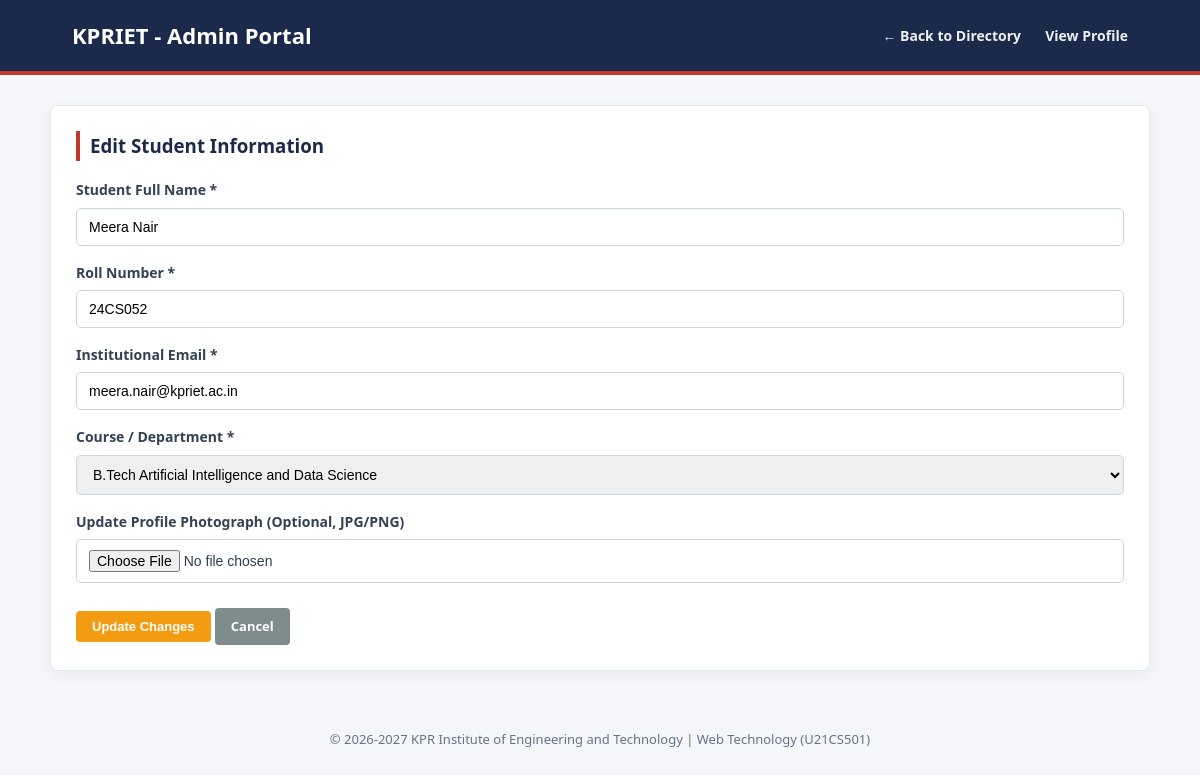
Screenshot of /edit_student.php?id=2 with the database file from the repository.
### tables this page shows
CREATE TABLE IF NOT EXISTS students (
  id INT AUTO_INCREMENT PRIMARY KEY,
  name VARCHAR(100) NOT NULL,
  roll_no VARCHAR(30) NOT NULL UNIQUE,
  email VARCHAR(100) NOT NULL UNIQUE,
  course VARCHAR(100) NOT NULL,
  created_at TIMESTAMP DEFAULT CURRENT_TIMESTAMP
);

### edit_student.php (the view, shortened to what this page needs)
<?php
require_once 'db.php';
$studentId = $_GET['id'] ?? null;
$stmt = $pdo->prepare("SELECT * FROM students WHERE id = ?");
$stmt->execute([$studentId]);
$student = $stmt->fetch();
?>
<!DOCTYPE html>
<html lang="en">
<head>
  <link rel="stylesheet" href="style.css">
</head>
<body>
  <header>
    <h1>KPRIET - Admin Portal</h1>
    <nav>
      <a href="index.php">&larr; Back to Directory</a>
      <a href="view_student.php?id=<?= $student['id'] ?>">View Profile</a>
    </nav>
  </header>
  <main class="container">
    <div class="card">
      <h3>Edit Student Information</h3>
      <form action="edit_student.php?id=<?= $student['id'] ?>" method="POST" enctype="multipart/form-data">
        <div class="form-group">
          <label for="name">Student Full Name *</label>
          <input type="text" name="name" id="name" required value="<?= htmlspecialchars($student['name']) ?>">
        </div>
        <div class="form-group">
          <label for="roll_no">Roll Number *</label>
          <input type="text" name="roll_no" id="roll_no" required value="<?= htmlspecialchars($student['roll_no']) ?>">
        </div>
        <div class="form-group">
          <label for="email">Institutional Email *</label>
          <input type="email" name="email" id="email" required value="<?= htmlspecialchars($student['email']) ?>">
        </div>
        <div class="form-group">
          <label for="course">Course / Department *</label>
          <select name="course" id="course" required>
            <?php
            $courses = [
              "B.E. Computer Science and Engineering",
              "B.Tech Artificial Intelligence and Data Science",
              "B.E. Electronics and Communication Engineering",
              "B.Tech Information Technology",
              "B.E. Mechanical Engineering"
            ];
            foreach ($courses as $c):
            ?>
              <option value="<?= $c ?>" <?= ($student['course'] === $c) ? 'selected' : '' ?>><?= $c ?></option>
            <?php endforeach; ?>
          </select>
        </div>
        <div class="form-group">
          <label for="profile_image">Update Profile Photograph (Optional, JPG/PNG)</label>
          <input type="file" name="profile_image" id="profile_image" accept="image/jpeg,image/png">
        </div>
        <div style="margin-top: 25px;">
          <button type="submit" class="btn btn-warning">Update Changes</button>
          <a href="view_student.php?id=<?= $student['id'] ?>" class="btn btn-secondary">Cancel</a>
        </div>
      </form>
    </div>
  </main>
  <footer>
    <p>&copy; 2026-2027 KPR Institute of Engineering and Technology | Web Technology (U21CS501)</p>
  </footer>
</body>
</html>

### style.css (style rules this page uses)
* { box-sizing: border-box; margin: 0; padding: 0; }
body { font-family: 'Segoe UI', Arial, sans-serif; background-color: #f4f6fa; color: #2c3e50; line-height: 1.6; }
header { background-color: #1b2a4a; color: white; padding: 18px 6%; display: flex; justify-content: space-between; align-items: center; border-bottom: 4px solid #c0392b; }
header h1 { font-size: 22px; }
header nav a { color: #ecf0f1; text-decoration: none; font-weight: 600; margin-left: 20px; font-size: 14px; }
.container { width: 92%; max-width: 1100px; margin: 30px auto; }
.card { background: white; border-radius: 8px; padding: 25px; border: 1px solid #e2e8f0; box-shadow: 0 4px 15px rgba(0, 0, 0, 0.05); margin-bottom: 25px; }
.card h3 { color: #1b2a4a; border-left: 4px solid #c0392b; padding-left: 10px; margin-bottom: 18px; }
.btn { display: inline-block; padding: 8px 16px; font-size: 13px; font-weight: 600; border-radius: 4px; text-decoration: none; cursor: pointer; border: none; transition: all 0.2s; }
.btn-warning { background: #f39c12; color: white; }
.btn-secondary { background: #7f8c8d; color: white; }
.form-group { margin-bottom: 16px; }
.form-group label { display: block; font-weight: 600; font-size: 14px; margin-bottom: 6px; color: #334155; }
.form-group input, .form-group select { width: 100%; padding: 10px 12px; border: 1px solid #cbd5e1; border-radius: 5px; font-size: 14px; }
footer { text-align: center; padding: 18px; color: #64748b; font-size: 13px; margin-top: 40px; }

### rows the page displays
students: name "Meera Nair", roll_no "24CS052", email "meera.nair@kpriet.ac.in", course "B.Tech Artificial Intelligence and Data Science"
